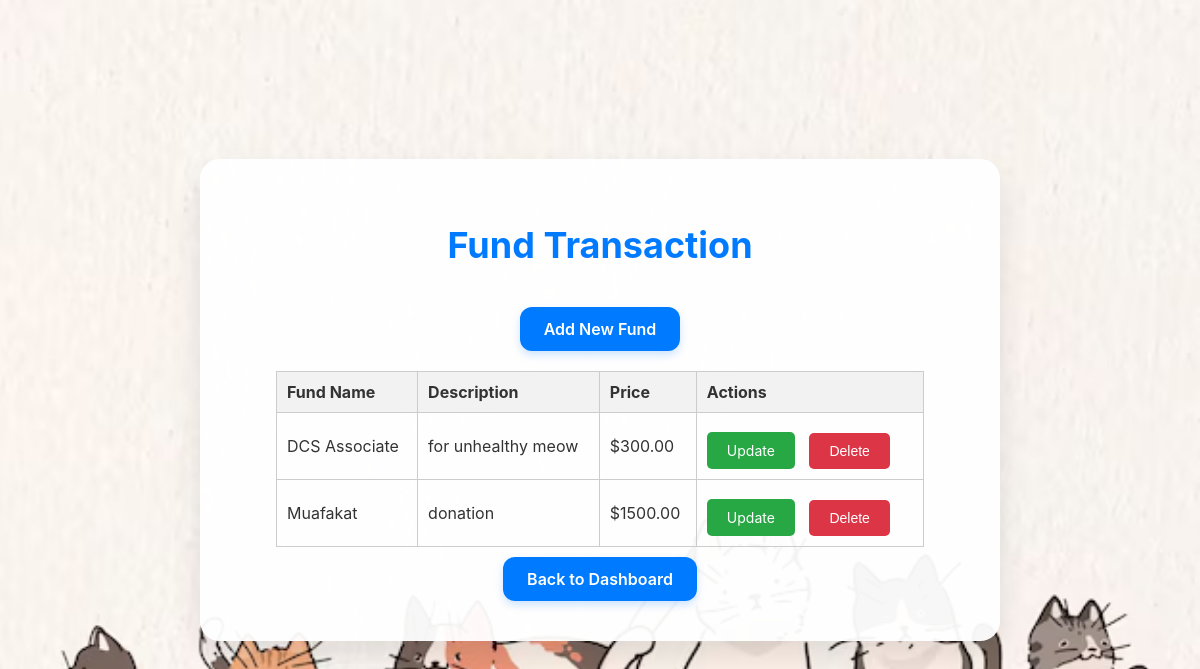
The app's page /myPage/admin_fund/ with its own data.
### catshelter/models.py (models this page shows, shortened)
class Fund(models.Model):
    fund_name = models.CharField(max_length=100)
    description = models.TextField()
    price = models.DecimalField(max_digits=10, decimal_places=2)

### catshelter/views.py (the view)
# urls.py: path('admin_fund/', views.admin_fund_view, name='admin_fund'),
def admin_fund_view(request):
    funds = Fund.objects.all()
    return render(request, 'admin_fund.html', {'funds': funds})

### catshelter/templates/admin_fund.html (shortened to what this page needs)
{% load static %}
<!DOCTYPE html>
<html lang="en">
<head>
</head>
<body>
    <div class="container">
        <h1>Fund Transaction</h1>
        <a href="{% url 'add_fund' %}" class="button-link">Add New Fund</a>
        <table>
            <thead>
                <tr>
                    <th>Fund Name</th>
                    <th>Description</th>
                    <th>Price</th>
                    <th>Actions</th>
                </tr>
            </thead>
            </body>
            {% for fund in funds %}
            <tr>
                <td>{{ fund.fund_name }}</td>
                <td>{{ fund.description }}</td>
                <td>${{ fund.price }}</td>
                <td>
                    <a href="{% url 'update_fund' fund.id %}" class="action-button">Update</a>
                    <form action="{% url 'delete_fund' fund.id %}" method="post" style="display:inline;">
                        <button type="submit" class="action-button delete-button" onclick="return confirmDelete();">Delete</button>
                    </form>
                </td>
            </tr>
            {% endfor %}
            </body>
        <a href="{% url 'admin_dashboard' %}" class="button-link">Back to Dashboard</a>
</body>
</html>

### records on screen
Fund: fund_name "DCS Associate", description "for unhealthy meow", price "300.00"
Fund: fund_name "Muafakat", description "donation", price "1500.00"
